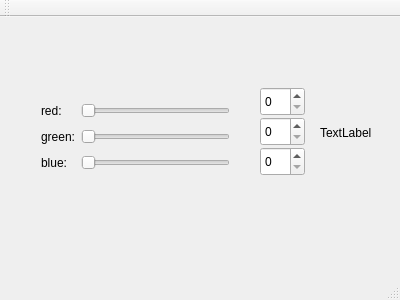
<?xml version="1.0" encoding="UTF-8"?>
<ui version="4.0">
 <class>MainWindow</class>
 <widget class="QMainWindow" name="MainWindow">
  <property name="geometry">
   <rect>
    <x>0</x>
    <y>0</y>
    <width>400</width>
    <height>300</height>
   </rect>
  </property>
  <property name="windowTitle">
   <string>MainWindow</string>
  </property>
  <widget class="QWidget" name="centralWidget">
   <widget class="QWidget" name="gridLayoutWidget">
    <property name="geometry">
     <rect>
      <x>30</x>
      <y>70</y>
      <width>211</width>
      <height>101</height>
     </rect>
    </property>
    <layout class="QGridLayout" name="gridLayout">
     <item row="1" column="1">
      <widget class="QSlider" name="horizontalSliderRed">
       <property name="maximum">
        <number>255</number>
       </property>
       <property name="orientation">
        <enum>Qt::Horizontal</enum>
       </property>
      </widget>
     </item>
     <item row="3" column="0">
      <widget class="QLabel" name="labelBlue">
       <property name="text">
        <string>blue:</string>
       </property>
      </widget>
     </item>
     <item row="1" column="0">
      <widget class="QLabel" name="labelRed">
       <property name="text">
        <string>red:</string>
       </property>
      </widget>
     </item>
     <item row="3" column="1">
      <widget class="QSlider" name="horizontalSliderBlue">
       <property name="maximum">
        <number>255</number>
       </property>
       <property name="orientation">
        <enum>Qt::Horizontal</enum>
       </property>
      </widget>
     </item>
     <item row="2" column="1">
      <widget class="QSlider" name="horizontalSliderGreen">
       <property name="maximum">
        <number>255</number>
       </property>
       <property name="orientation">
        <enum>Qt::Horizontal</enum>
       </property>
      </widget>
     </item>
     <item row="2" column="0">
      <widget class="QLabel" name="labelGreen">
       <property name="text">
        <string>green:</string>
       </property>
      </widget>
     </item>
    </layout>
   </widget>
   <widget class="QLabel" name="colorLabel">
    <property name="geometry">
     <rect>
      <x>320</x>
      <y>90</y>
      <width>62</width>
      <height>51</height>
     </rect>
    </property>
    <property name="text">
     <string>TextLabel</string>
    </property>
   </widget>
   <widget class="QSpinBox" name="spinBoxRed">
    <property name="geometry">
     <rect>
      <x>260</x>
      <y>70</y>
      <width>45</width>
      <height>29</height>
     </rect>
    </property>
    <property name="maximum">
     <number>255</number>
    </property>
   </widget>
   <widget class="QSpinBox" name="spinBoxGreen">
    <property name="geometry">
     <rect>
      <x>260</x>
      <y>100</y>
      <width>45</width>
      <height>29</height>
     </rect>
    </property>
    <property name="maximum">
     <number>255</number>
    </property>
   </widget>
   <widget class="QSpinBox" name="spinBoxBlue">
    <property name="geometry">
     <rect>
      <x>260</x>
      <y>130</y>
      <width>45</width>
      <height>29</height>
     </rect>
    </property>
    <property name="maximum">
     <number>255</number>
    </property>
   </widget>
  </widget>
  <widget class="QMenuBar" name="menuBar">
   <property name="geometry">
    <rect>
     <x>0</x>
     <y>0</y>
     <width>400</width>
     <height>25</height>
    </rect>
   </property>
  </widget>
  <widget class="QToolBar" name="mainToolBar">
   <attribute name="toolBarArea">
    <enum>TopToolBarArea</enum>
   </attribute>
   <attribute name="toolBarBreak">
    <bool>false</bool>
   </attribute>
  </widget>
  <widget class="QStatusBar" name="statusBar"/>
 </widget>
 <layoutdefault spacing="6" margin="11"/>
 <resources/>
 <connections>
  <connection>
   <sender>horizontalSliderRed</sender>
   <signal>valueChanged(int)</signal>
   <receiver>spinBoxRed</receiver>
   <slot>setValue(int)</slot>
   <hints>
    <hint type="sourcelabel">
     <x>158</x>
     <y>128</y>
    </hint>
    <hint type="destinationlabel">
     <x>282</x>
     <y>126</y>
    </hint>
   </hints>
  </connection>
  <connection>
   <sender>horizontalSliderGreen</sender>
   <signal>valueChanged(int)</signal>
   <receiver>spinBoxGreen</receiver>
   <slot>setValue(int)</slot>
   <hints>
    <hint type="sourcelabel">
     <x>158</x>
     <y>160</y>
    </hint>
    <hint type="destinationlabel">
     <x>282</x>
     <y>156</y>
    </hint>
   </hints>
  </connection>
  <connection>
   <sender>horizontalSliderBlue</sender>
   <signal>valueChanged(int)</signal>
   <receiver>spinBoxBlue</receiver>
   <slot>setValue(int)</slot>
   <hints>
    <hint type="sourcelabel">
     <x>158</x>
     <y>192</y>
    </hint>
    <hint type="destinationlabel">
     <x>282</x>
     <y>186</y>
    </hint>
   </hints>
  </connection>
  <connection>
   <sender>spinBoxBlue</sender>
   <signal>valueChanged(int)</signal>
   <receiver>horizontalSliderBlue</receiver>
   <slot>setValue(int)</slot>
   <hints>
    <hint type="sourcelabel">
     <x>282</x>
     <y>186</y>
    </hint>
    <hint type="destinationlabel">
     <x>158</x>
     <y>192</y>
    </hint>
   </hints>
  </connection>
  <connection>
   <sender>spinBoxGreen</sender>
   <signal>valueChanged(int)</signal>
   <receiver>horizontalSliderGreen</receiver>
   <slot>setValue(int)</slot>
   <hints>
    <hint type="sourcelabel">
     <x>282</x>
     <y>156</y>
    </hint>
    <hint type="destinationlabel">
     <x>158</x>
     <y>160</y>
    </hint>
   </hints>
  </connection>
  <connection>
   <sender>spinBoxRed</sender>
   <signal>valueChanged(int)</signal>
   <receiver>horizontalSliderRed</receiver>
   <slot>setValue(int)</slot>
   <hints>
    <hint type="sourcelabel">
     <x>282</x>
     <y>126</y>
    </hint>
    <hint type="destinationlabel">
     <x>158</x>
     <y>128</y>
    </hint>
   </hints>
  </connection>
 </connections>
</ui>
